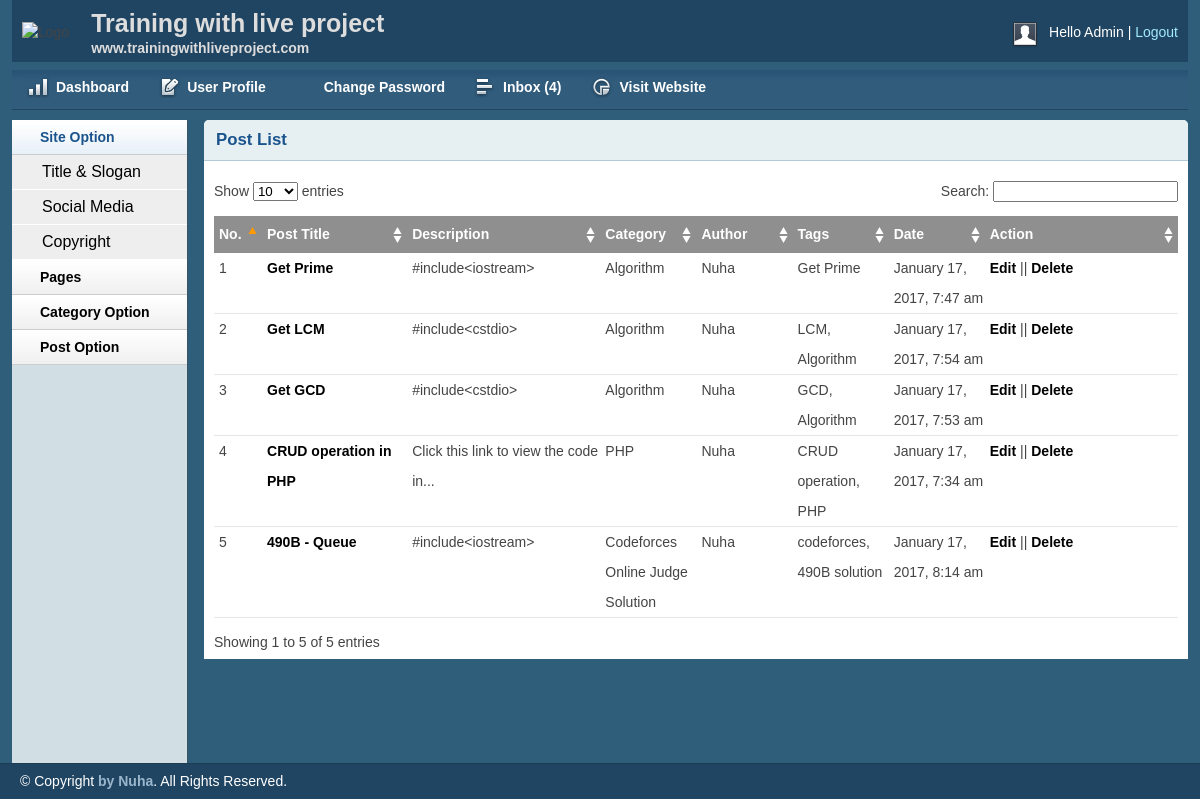
Screenshot of /Blog/admin/postlist.php (signed in) with the database file from the repository.
### tables this page shows
CREATE TABLE `tbl_post` (
  `id` int(11) NOT NULL,
  `cat` int(11) NOT NULL,
  `title` varchar(255) NOT NULL,
  `body` text NOT NULL,
  `author` varchar(50) NOT NULL,
  `tags` varchar(255) NOT NULL,
  `date` timestamp NOT NULL DEFAULT CURRENT_TIMESTAMP
);

CREATE TABLE `tbl_catagory` (
  `id` int(11) NOT NULL,
  `name` varchar(50) NOT NULL
);

### Blog/lib/Database.php (called while the page is built, shortened)
<?php
Class Database{
	public $host   = DB_HOST;
	public $user   = DB_USER;
	public $pass   = DB_PASS;
	public $dbname = DB_NAME;
	public $link;
	private function connectDB(){
	$this->link = new mysqli($this->host, $this->user, $this->pass, $this->dbname);
 }
	public function select($query){
		$result = $this->link->query($query) or die($this->link->error.__LINE__);
		if($result->num_rows > 0){
			return $result;
		} else {
			return false;
		}
	}
}

### Blog/helpers/format.php (called while the page is built, shortened)
<?php
    class Format{
        public function formatDate($date){
           return date('F j, Y, g:i a', strtotime($date));
        }
        public function textShorten($text, $limit=400){
            $text = $text. " ";
            $text = substr($text, 0, $limit);
            $text = substr($text, 0, strrpos($text, ' '));
            $text = $text. "...";
            return $text;
        }
    }
?>

### Blog/admin/postlist.php (the view, shortened to what this page needs)
<?php
    include 'inc/header.php';
    include 'inc/sidebar.php';
?>
<div class="grid_10">
    <div class="box round first grid">
        <h2>Post List</h2>
        <div class="block">
            <table class="data display datatable" id="example">
			<thead>
				<tr>
					<th width="5%"> No. </th>
					<th width="15%"> Post Title </th>
					<th width="20%"> Description </th>
					<th width="10%"> Category </th>
					<th width="10%"> Author </th>
					<th width="10%"> Tags </th>
					<th width="10%"> Date </th>
					<th width="20%"> Action </th>
				</tr>
			</thead>
			<tbody>
			<?php
				$query = "SELECT tbl_post.*, tbl_catagory.name FROM tbl_post
						  INNER JOIN tbl_catagory
						  ON tbl_post.cat = tbl_catagory.id
						  ORDER BY tbl_post.title DESC";
				$post = $db->select($query);
				if ($post) {
					$i = 0;
					while ($result = $post->fetch_assoc()) {
						$i++;
			?>
				<tr class="odd gradeX">
					<td> <?php echo $i; ?></td>
					<td> <a href="editpost.php?editpostid=<?php echo $result['id']; ?>" >
						<?php echo $result['title']; ?> </a> </td>
					<td> <?php echo $fm->textShorten($result['body'], 50); ?> </td>
					<td> <?php echo $result['name']; ?> </td>
					<td> <?php echo $result['author']; ?> </td>
					<td> <?php echo $result['tags']; ?> </td>
					<td> <?php echo $fm->formatDate($result['date']); ?> </td>
					<td>
						<a href="editpost.php?editpostid=<?php echo $result['id']; ?>" > Edit </a> ||
						<a onclick="return confirm('Are you sure to delete?')"
						   href="delpost.php?delpostid=<?php echo $result['id']; ?>" > Delete </a>
					</td>
				</tr>
			<?php } } ?>
			</tbody>
		</table>
        </div>
    </div>
</div>
<?php
    include 'inc/footer.php';
?>

### Blog/admin/css/text.css (style rules this page uses)
body { font: 13px/1.5 Tahoma, Helvetica, Arial, 'Liberation Sans', FreeSans, sans-serif; }
h2 { font-size: 23px; }
p, dl, hr, h1, h2, h3, h4, h5, h6, ol, ul, pre, table, address, fieldset { margin-bottom: 20px; }

### Blog/admin/css/grid.css (style rules this page uses)
.grid_1, .grid_2, .grid_3, .grid_4, .grid_5, .grid_6, .grid_7, .grid_8, .grid_9, .grid_10, .grid_11, .grid_12, .grid_13, .grid_14, .grid_15, .grid_16 { display: inline; float: left; margin-left: 1%; margin-right: 1%; }
.container_12 .grid_10 { width: 81.333%; }

### Blog/admin/css/layout.css (style rules this page uses)
body { background: #fff none repeat scroll 0 0; color: #444; font-size: 14px; padding: 0; }
a { color: #000; font-weight:bold; text-decoration: none; }
h1, h2, h3, h4, h5, h6 { line-height:1.2em; margin-bottom:.3em; }
h2 { margin-top:1em; }
.box { background:#fff; margin-bottom:20px; padding:10px 10px 10px 10px; margin-left:-8px; }
.box.grid { padding-bottom:40px; }
.box.round { -moz-border-radius: 5px 5px 0px 0px; -webkit-border-radius: 5px 5px 0px 0px; border-radius: 5px 5px 0px 0px; }
.box h2 { font-size:1.2em; font-weight:bold; color:#1B548D; background:#E6F0F3; margin:-10px -10px 0 -10px; padding:10px 12px; border-bottom:1px solid #B3CBD6; -moz-border-radius: 5px 5px 0px 0px; -webkit-border-radius: 5px 5px 0px 0px; border-radius: 5px 5px 0px 0px; }
.box.first { min-height: 406px; }
.block { padding-top:20px; }
p { margin-bottom:1em; }
.block { padding-bottom:1px; }
table.display { margin: 0 auto; clear: both; width: 100%; }
.sorting_asc { background: #8f8f8f url(../img/table/sort_asc.png) no-repeat center right; padding:8px 5px; text-align:left; color:#fff; }
.sorting { background:#8f8f8f url(../img/table/sort_both.png) no-repeat center right; padding:8px 5px; text-align:left; color:#fff; }
tr.odd { height: 30px; line-height: 30px; border-bottom:1px solid #e6e6e6; }
tr.even { height: 30px; line-height: 30px; border-bottom:1px solid #e6e6e6; }
tr.odd td, tr.even td { padding-left:5px; }

### rows the page displays
tbl_post: title "Get Prime", body "#include<iostream>", tbl_catagory.name "Algorithm", author "Nuha", tags "Get Prime", date "January 17, 2017, 7:47 am"
tbl_post: title "Get LCM", body "#include<cstdio>", tbl_catagory.name "Algorithm", author "Nuha", tags "LCM, Algorithm", date "January 17, 2017, 7:54 am"
tbl_post: title "Get GCD", body "#include<cstdio>", tbl_catagory.name "Algorithm", author "Nuha", tags "GCD, Algorithm", date "January 17, 2017, 7:53 am"
tbl_post: title "CRUD operation in PHP", body "Click this link to view the code in...", tbl_catagory.name "PHP", author "Nuha", tags "CRUD operation, PHP", date "January 17, 2017, 7:34 am"
tbl_post: title "490B - Queue", body "#include<iostream>", tbl_catagory.name "Codeforces Online Judge Solution", author "Nuha", tags "codeforces, 490B solution", date "January 17, 2017, 8:14 am"

### other values shown
$count "4"
